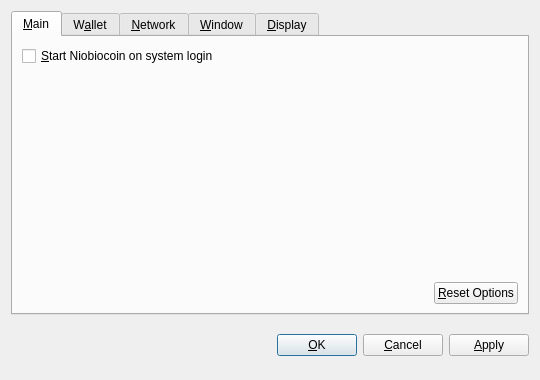
<?xml version="1.0" encoding="UTF-8"?>
<ui version="4.0">
 <class>OptionsDialog</class>
 <widget class="QDialog" name="OptionsDialog">
  <property name="geometry">
   <rect>
    <x>0</x>
    <y>0</y>
    <width>540</width>
    <height>380</height>
   </rect>
  </property>
  <property name="windowTitle">
   <string>Options</string>
  </property>
  <property name="modal">
   <bool>true</bool>
  </property>
  <layout class="QVBoxLayout" name="verticalLayout">
   <item>
    <widget class="QTabWidget" name="tabWidget">
     <property name="tabPosition">
      <enum>QTabWidget::North</enum>
     </property>
     <property name="currentIndex">
      <number>0</number>
     </property>
     <widget class="QWidget" name="tabMain">
      <attribute name="title">
       <string>&amp;Main</string>
      </attribute>
      <layout class="QVBoxLayout" name="verticalLayout_Main">
       <item>
        <widget class="QCheckBox" name="bitcoinAtStartup">
         <property name="toolTip">
          <string>Automatically start Niobiocoin after logging in to the system.</string>
         </property>
         <property name="text">
          <string>&amp;Start Niobiocoin on system login</string>
         </property>
        </widget>
       </item>
       <item>
        <spacer name="verticalSpacer_Main">
         <property name="orientation">
          <enum>Qt::Vertical</enum>
         </property>
         <property name="sizeHint" stdset="0">
          <size>
           <width>20</width>
           <height>40</height>
          </size>
         </property>
        </spacer>
       </item>
       <item>
        <layout class="QHBoxLayout" name="horizontalLayout_2_Main">
         <item>
          <spacer name="horizontalSpacer_2_Main">
           <property name="orientation">
            <enum>Qt::Horizontal</enum>
           </property>
           <property name="sizeHint" stdset="0">
            <size>
             <width>40</width>
             <height>20</height>
            </size>
           </property>
          </spacer>
         </item>
         <item>
          <widget class="QPushButton" name="resetButton">
           <property name="toolTip">
            <string>Reset all client options to default.</string>
           </property>
           <property name="text">
            <string>&amp;Reset Options</string>
           </property>
           <property name="autoDefault">
            <bool>false</bool>
           </property>
          </widget>
         </item>
        </layout>
       </item>
      </layout>
     </widget>
     <widget class="QWidget" name="tabWallet">
      <attribute name="title">
       <string>W&amp;allet</string>
      </attribute>
      <layout class="QVBoxLayout" name="verticalLayout_Network">
       <item>
        <widget class="QLabel" name="transactionFeeInfoLabel">
         <property name="text">
          <string>Optional transaction fee per kB that helps make sure your transactions are processed quickly. Most transactions are 1 kB.</string>
         </property>
         <property name="textFormat">
          <enum>Qt::PlainText</enum>
         </property>
         <property name="wordWrap">
          <bool>true</bool>
         </property>
        </widget>
       </item>
       <item>
        <layout class="QHBoxLayout" name="horizontalLayout_1_Main">
         <item>
          <widget class="QLabel" name="transactionFeeLabel">
           <property name="text">
            <string>Pay transaction &amp;fee</string>
           </property>
           <property name="textFormat">
            <enum>Qt::PlainText</enum>
           </property>
           <property name="buddy">
            <cstring>transactionFee</cstring>
           </property>
          </widget>
         </item>
         <item>
          <widget class="BitcoinAmountField" name="transactionFee"/>
         </item>
         <item>
          <spacer name="horizontalSpacer_1_Main">
           <property name="orientation">
            <enum>Qt::Horizontal</enum>
           </property>
           <property name="sizeHint" stdset="0">
            <size>
             <width>40</width>
             <height>20</height>
            </size>
           </property>
          </spacer>
         </item>
        </layout>
       </item>
       <item>
        <widget class="QLabel" name="label">
         <property name="text">
          <string>If you disable the spending of unconfirmed change, the change from a transaction cannot be used until that transaction has at least one confirmation. This also affects how your balance is computed.</string>
         </property>
         <property name="wordWrap">
          <bool>true</bool>
         </property>
        </widget>
       </item>
       <item>
        <widget class="QCheckBox" name="spendZeroConfChange">
         <property name="text">
          <string>Spend unconfirmed change  (experts only)</string>
         </property>
        </widget>
       </item>
       <item>
        <spacer name="verticalSpacer">
         <property name="orientation">
          <enum>Qt::Vertical</enum>
         </property>
         <property name="sizeHint" stdset="0">
          <size>
           <width>20</width>
           <height>40</height>
          </size>
         </property>
        </spacer>
       </item>
      </layout>
     </widget>
     <widget class="QWidget" name="tabNetwork">
      <attribute name="title">
       <string>&amp;Network</string>
      </attribute>
      <layout class="QVBoxLayout" name="verticalLayout_Network">
       <item>
        <widget class="QCheckBox" name="mapPortUpnp">
         <property name="toolTip">
          <string>Automatically open the Niobiocoin client port on the router. This only works when your router supports UPnP and it is enabled.</string>
         </property>
         <property name="text">
          <string>Map port using &amp;UPnP</string>
         </property>
        </widget>
       </item>
       <item>
        <widget class="QCheckBox" name="connectSocks">
         <property name="toolTip">
          <string>Connect to the Niobiocoin network through a SOCKS proxy (e.g. when connecting through Tor).</string>
         </property>
         <property name="text">
          <string>&amp;Connect through SOCKS proxy:</string>
         </property>
        </widget>
       </item>
       <item>
        <layout class="QHBoxLayout" name="horizontalLayout_Network">
         <item>
          <widget class="QLabel" name="proxyIpLabel">
           <property name="text">
            <string>Proxy &amp;IP:</string>
           </property>
           <property name="textFormat">
            <enum>Qt::PlainText</enum>
           </property>
           <property name="buddy">
            <cstring>proxyIp</cstring>
           </property>
          </widget>
         </item>
         <item>
          <widget class="QValidatedLineEdit" name="proxyIp">
           <property name="maximumSize">
            <size>
             <width>140</width>
             <height>16777215</height>
            </size>
           </property>
           <property name="toolTip">
            <string>IP address of the proxy (e.g. 127.0.0.1)</string>
           </property>
          </widget>
         </item>
         <item>
          <widget class="QLabel" name="proxyPortLabel">
           <property name="text">
            <string>&amp;Port:</string>
           </property>
           <property name="textFormat">
            <enum>Qt::PlainText</enum>
           </property>
           <property name="buddy">
            <cstring>proxyPort</cstring>
           </property>
          </widget>
         </item>
         <item>
          <widget class="QLineEdit" name="proxyPort">
           <property name="maximumSize">
            <size>
             <width>55</width>
             <height>16777215</height>
            </size>
           </property>
           <property name="toolTip">
            <string>Port of the proxy (e.g. 9050)</string>
           </property>
          </widget>
         </item>
         <item>
          <widget class="QLabel" name="socksVersionLabel">
           <property name="text">
            <string>SOCKS &amp;Version:</string>
           </property>
           <property name="textFormat">
            <enum>Qt::PlainText</enum>
           </property>
           <property name="buddy">
            <cstring>socksVersion</cstring>
           </property>
          </widget>
         </item>
         <item>
          <widget class="QValueComboBox" name="socksVersion">
           <property name="toolTip">
            <string>SOCKS version of the proxy (e.g. 5)</string>
           </property>
          </widget>
         </item>
         <item>
          <spacer name="horizontalSpacer_Network">
           <property name="orientation">
            <enum>Qt::Horizontal</enum>
           </property>
           <property name="sizeHint" stdset="0">
            <size>
             <width>40</width>
             <height>20</height>
            </size>
           </property>
          </spacer>
         </item>
        </layout>
       </item>
       <item>
        <spacer name="verticalSpacer_Network">
         <property name="orientation">
          <enum>Qt::Vertical</enum>
         </property>
         <property name="sizeHint" stdset="0">
          <size>
           <width>20</width>
           <height>40</height>
          </size>
         </property>
        </spacer>
       </item>
      </layout>
     </widget>
     <widget class="QWidget" name="tabWindow">
      <attribute name="title">
       <string>&amp;Window</string>
      </attribute>
      <layout class="QVBoxLayout" name="verticalLayout_Window">
       <item>
        <widget class="QCheckBox" name="minimizeToTray">
         <property name="toolTip">
          <string>Show only a tray icon after minimizing the window.</string>
         </property>
         <property name="text">
          <string>&amp;Minimize to the tray instead of the taskbar</string>
         </property>
        </widget>
       </item>
       <item>
        <widget class="QCheckBox" name="minimizeOnClose">
         <property name="toolTip">
          <string>Minimize instead of exit the application when the window is closed. When this option is enabled, the application will be closed only after selecting Quit in the menu.</string>
         </property>
         <property name="text">
          <string>M&amp;inimize on close</string>
         </property>
        </widget>
       </item>
       <item>
        <spacer name="verticalSpacer_Window">
         <property name="orientation">
          <enum>Qt::Vertical</enum>
         </property>
         <property name="sizeHint" stdset="0">
          <size>
           <width>20</width>
           <height>40</height>
          </size>
         </property>
        </spacer>
       </item>
      </layout>
     </widget>
     <widget class="QWidget" name="tabDisplay">
      <attribute name="title">
       <string>&amp;Display</string>
      </attribute>
      <layout class="QVBoxLayout" name="verticalLayout_Display">
       <item>
        <layout class="QHBoxLayout" name="horizontalLayout_1_Display">
         <item>
          <widget class="QLabel" name="langLabel">
           <property name="text">
            <string>User Interface &amp;language:</string>
           </property>
           <property name="textFormat">
            <enum>Qt::PlainText</enum>
           </property>
           <property name="buddy">
            <cstring>lang</cstring>
           </property>
          </widget>
         </item>
         <item>
          <widget class="QValueComboBox" name="lang">
           <property name="toolTip">
            <string>The user interface language can be set here. This setting will take effect after restarting Niobiocoin.</string>
           </property>
          </widget>
         </item>
        </layout>
       </item>
       <item>
        <layout class="QHBoxLayout" name="horizontalLayout_2_Display">
         <item>
          <widget class="QLabel" name="unitLabel">
           <property name="text">
            <string>&amp;Unit to show amounts in:</string>
           </property>
           <property name="textFormat">
            <enum>Qt::PlainText</enum>
           </property>
           <property name="buddy">
            <cstring>unit</cstring>
           </property>
          </widget>
         </item>
         <item>
          <widget class="QValueComboBox" name="unit">
           <property name="toolTip">
            <string>Choose the default subdivision unit to show in the interface and when sending coins.</string>
           </property>
          </widget>
         </item>
        </layout>
       </item>
       <item>
        <widget class="QCheckBox" name="displayAddresses">
         <property name="toolTip">
          <string>Whether to show Niobiocoin addresses in the transaction list or not.</string>
         </property>
         <property name="text">
          <string>&amp;Display addresses in transaction list</string>
         </property>
        </widget>
       </item>
       <item>
        <widget class="QCheckBox" name="coinControlFeatures">
         <property name="toolTip">
          <string>Whether to show coin control features or not.</string>
         </property>
         <property name="text">
          <string>Display coin &amp;control features (experts only!)</string>
         </property>
        </widget>
       </item>
       <item>
        <spacer name="verticalSpacer_Display">
         <property name="orientation">
          <enum>Qt::Vertical</enum>
         </property>
         <property name="sizeHint" stdset="0">
          <size>
           <width>20</width>
           <height>40</height>
          </size>
         </property>
        </spacer>
       </item>
      </layout>
     </widget>
    </widget>
   </item>
   <item>
    <layout class="QHBoxLayout" name="horizontalLayout_Buttons">
     <item>
      <spacer name="horizontalSpacer_1">
       <property name="orientation">
        <enum>Qt::Horizontal</enum>
       </property>
       <property name="sizeHint" stdset="0">
        <size>
         <width>40</width>
         <height>48</height>
        </size>
       </property>
      </spacer>
     </item>
     <item>
      <widget class="QLabel" name="statusLabel">
       <property name="font">
        <font>
         <weight>75</weight>
         <bold>true</bold>
        </font>
       </property>
       <property name="text">
        <string/>
       </property>
       <property name="textFormat">
        <enum>Qt::PlainText</enum>
       </property>
       <property name="wordWrap">
        <bool>true</bool>
       </property>
      </widget>
     </item>
     <item>
      <spacer name="horizontalSpacer_2">
       <property name="orientation">
        <enum>Qt::Horizontal</enum>
       </property>
       <property name="sizeHint" stdset="0">
        <size>
         <width>40</width>
         <height>48</height>
        </size>
       </property>
      </spacer>
     </item>
     <item>
      <widget class="QPushButton" name="okButton">
       <property name="text">
        <string>&amp;OK</string>
       </property>
      </widget>
     </item>
     <item>
      <widget class="QPushButton" name="cancelButton">
       <property name="text">
        <string>&amp;Cancel</string>
       </property>
       <property name="autoDefault">
        <bool>false</bool>
       </property>
      </widget>
     </item>
     <item>
      <widget class="QPushButton" name="applyButton">
       <property name="text">
        <string>&amp;Apply</string>
       </property>
       <property name="autoDefault">
        <bool>false</bool>
       </property>
      </widget>
     </item>
    </layout>
   </item>
  </layout>
 </widget>
 <customwidgets>
  <customwidget>
   <class>BitcoinAmountField</class>
   <extends>QSpinBox</extends>
   <header>bitcoinamountfield.h</header>
  </customwidget>
  <customwidget>
   <class>QValueComboBox</class>
   <extends>QComboBox</extends>
   <header>qvaluecombobox.h</header>
  </customwidget>
  <customwidget>
   <class>QValidatedLineEdit</class>
   <extends>QLineEdit</extends>
   <header>qvalidatedlineedit.h</header>
  </customwidget>
 </customwidgets>
 <resources/>
 <connections/>
</ui>
